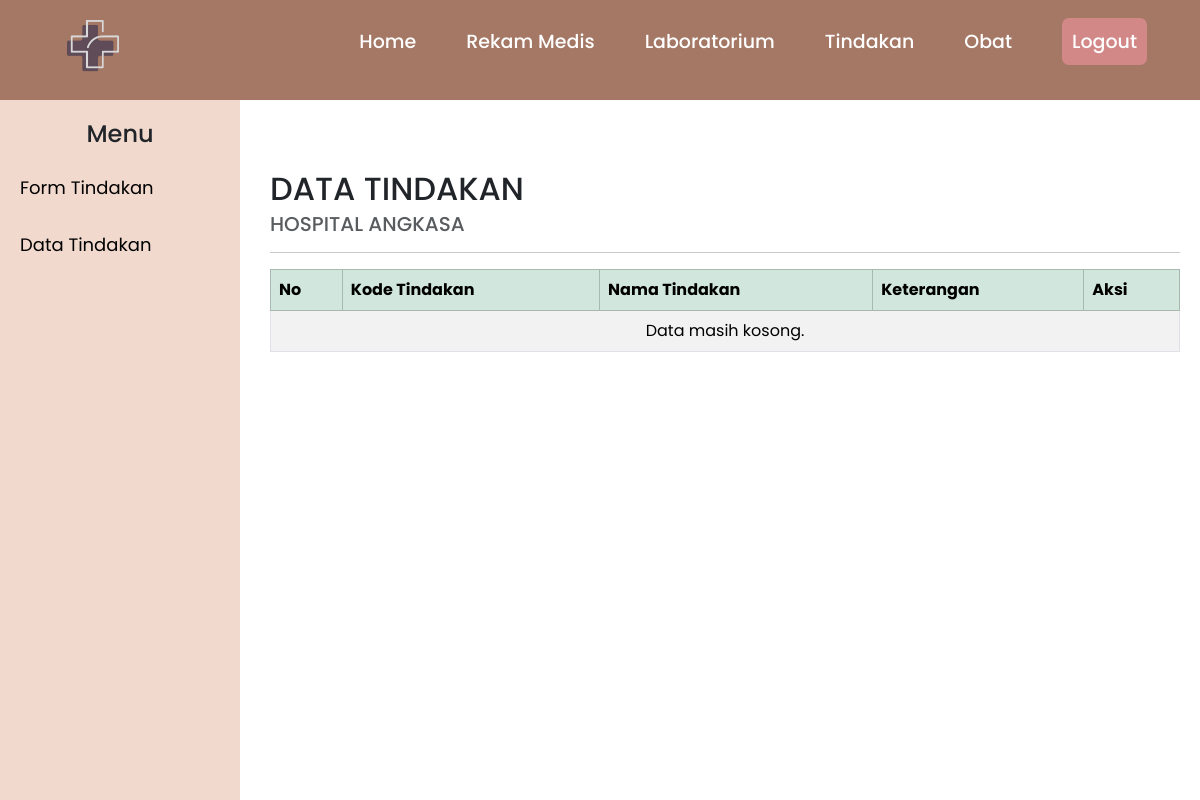
/Dokter/t_data.php, run on an earlier commit of the app's database.
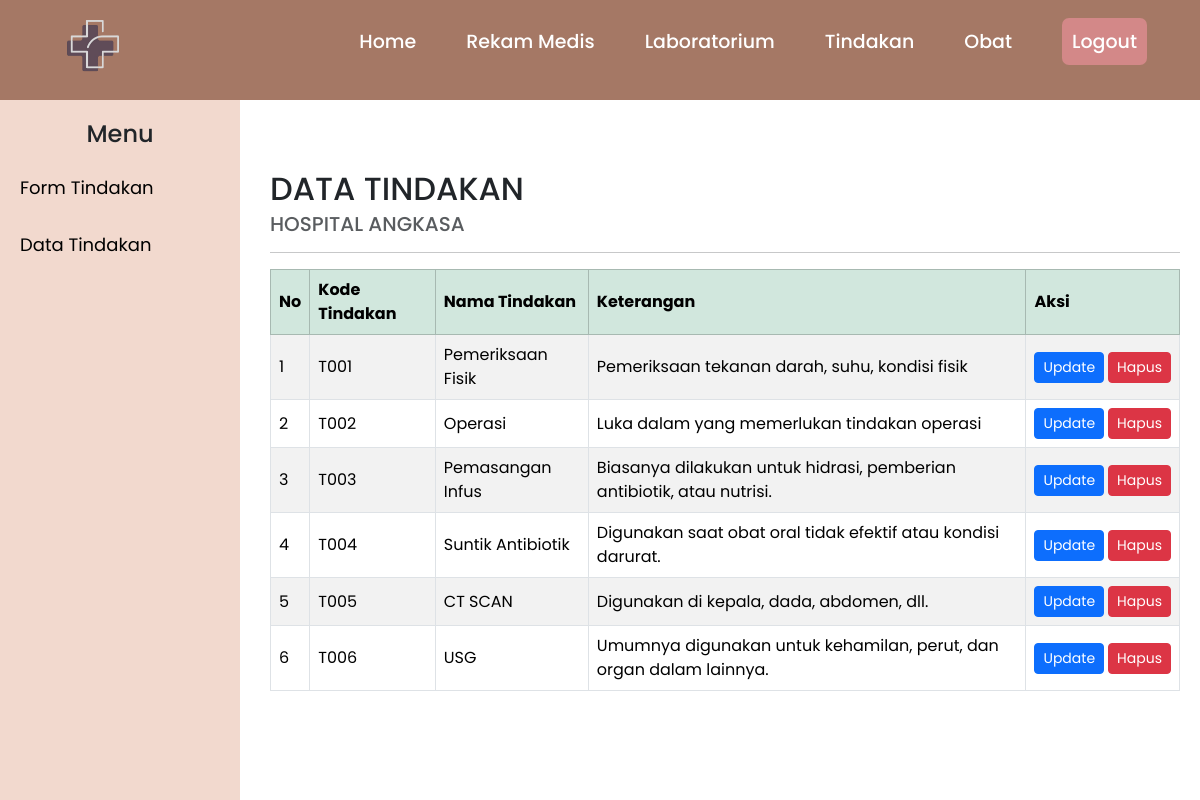
And on a later commit of the database.
### tables this page shows
CREATE TABLE `tindakan` (
  `kd_tindakan` varchar(11) NOT NULL,
  `nm_tindakan` enum('Pemeriksaan Fisik','Operasi','Pemasangan Infus','Suntik Antibiotik','CT SCAN','USG') NOT NULL,
  `ket` varchar(100) NOT NULL
);

### Dokter/t_data.php (the view, shortened to what this page needs)
<?php include ('../koneksi.php') ?>
<!DOCTYPE html>
<html lang="en">
<head>
  <link href="https://cdn.jsdelivr.net/npm/bootstrap@5.3.3/dist/css/bootstrap.min.css" rel="stylesheet">
</head>
<body>
<?php include('a_header.php'); ?>
<div class="d-flex">
  <?php include('t_sidebar.php'); ?>
  <main class="main-content">
    <h2 class="mb-1">DATA TINDAKAN</h2>
    <h5 class="text-muted">HOSPITAL ANGKASA</h5>
    <hr>
    <div class="table-responsive">
      <table class="table table-striped table-bordered align-middle">
        <thead class="table-success">
          <tr>
            <th>No</th>
            <th>Kode Tindakan</th>
            <th>Nama Tindakan</th>
            <th>Keterangan</th>
            <th>Aksi</th>
          </tr>
        </thead>
        <tbody>
          <?php
          $sql = "SELECT * FROM tindakan";
          $hasil = mysqli_query($koneksi, $sql);
          $no = 1;
          if (mysqli_num_rows($hasil) == 0) {
              echo "<tr><td colspan='12' class='text-center'>Data masih kosong.</td></tr>";
          } else {
              while ($row = mysqli_fetch_assoc($hasil)) { ?>
              <tr>
                <td><?= $no++ ?></td>
                <td><?= $row['kd_tindakan'] ?></td>
                <td><?= $row['nm_tindakan'] ?></td>
                <td><?= $row['ket'] ?></td>
                <td>
                  <div class="d-flex gap-1">
                    <a href="t_update.php?kd_tindakan=<?= $row['kd_tindakan'] ?>" class="btn btn-primary btn-sm">Update</a>
                    <a href="t_delete.php?kd_tindakan=<?= $row['kd_tindakan'] ?>" onclick="return confirm('Hapus Data?')" class="btn btn-danger btn-sm">Hapus</a>
                  </div>
                </td>
              </tr>
          <?php }
          } ?>
        </tbody>
      </table>
    </div>
  </main>
</div>
</body>
</html>

What changed in the data, as far as the page shows it:
added tindakan: kd_tindakan "T001", nm_tindakan "Pemeriksaan Fisik", ket "Pemeriksaan tekanan darah, suhu, kondisi fisik"
added tindakan: kd_tindakan "T002", nm_tindakan "Operasi", ket "Luka dalam yang memerlukan tindakan operasi"
added tindakan: kd_tindakan "T003", nm_tindakan "Pemasangan Infus", ket "Biasanya dilakukan untuk hidrasi, pemberian antibiotik, atau nutrisi."
added tindakan: kd_tindakan "T004", nm_tindakan "Suntik Antibiotik", ket "Digunakan saat obat oral tidak efektif atau kondisi darurat."
added tindakan: kd_tindakan "T005", nm_tindakan "CT SCAN", ket "Digunakan di kepala, dada, abdomen, dll."
added tindakan: kd_tindakan "T006", nm_tindakan "USG", ket "Umumnya digunakan untuk kehamilan, perut, dan organ dalam lainnya."
Also different on the page:
text no longer shown: "Data masih kosong."
